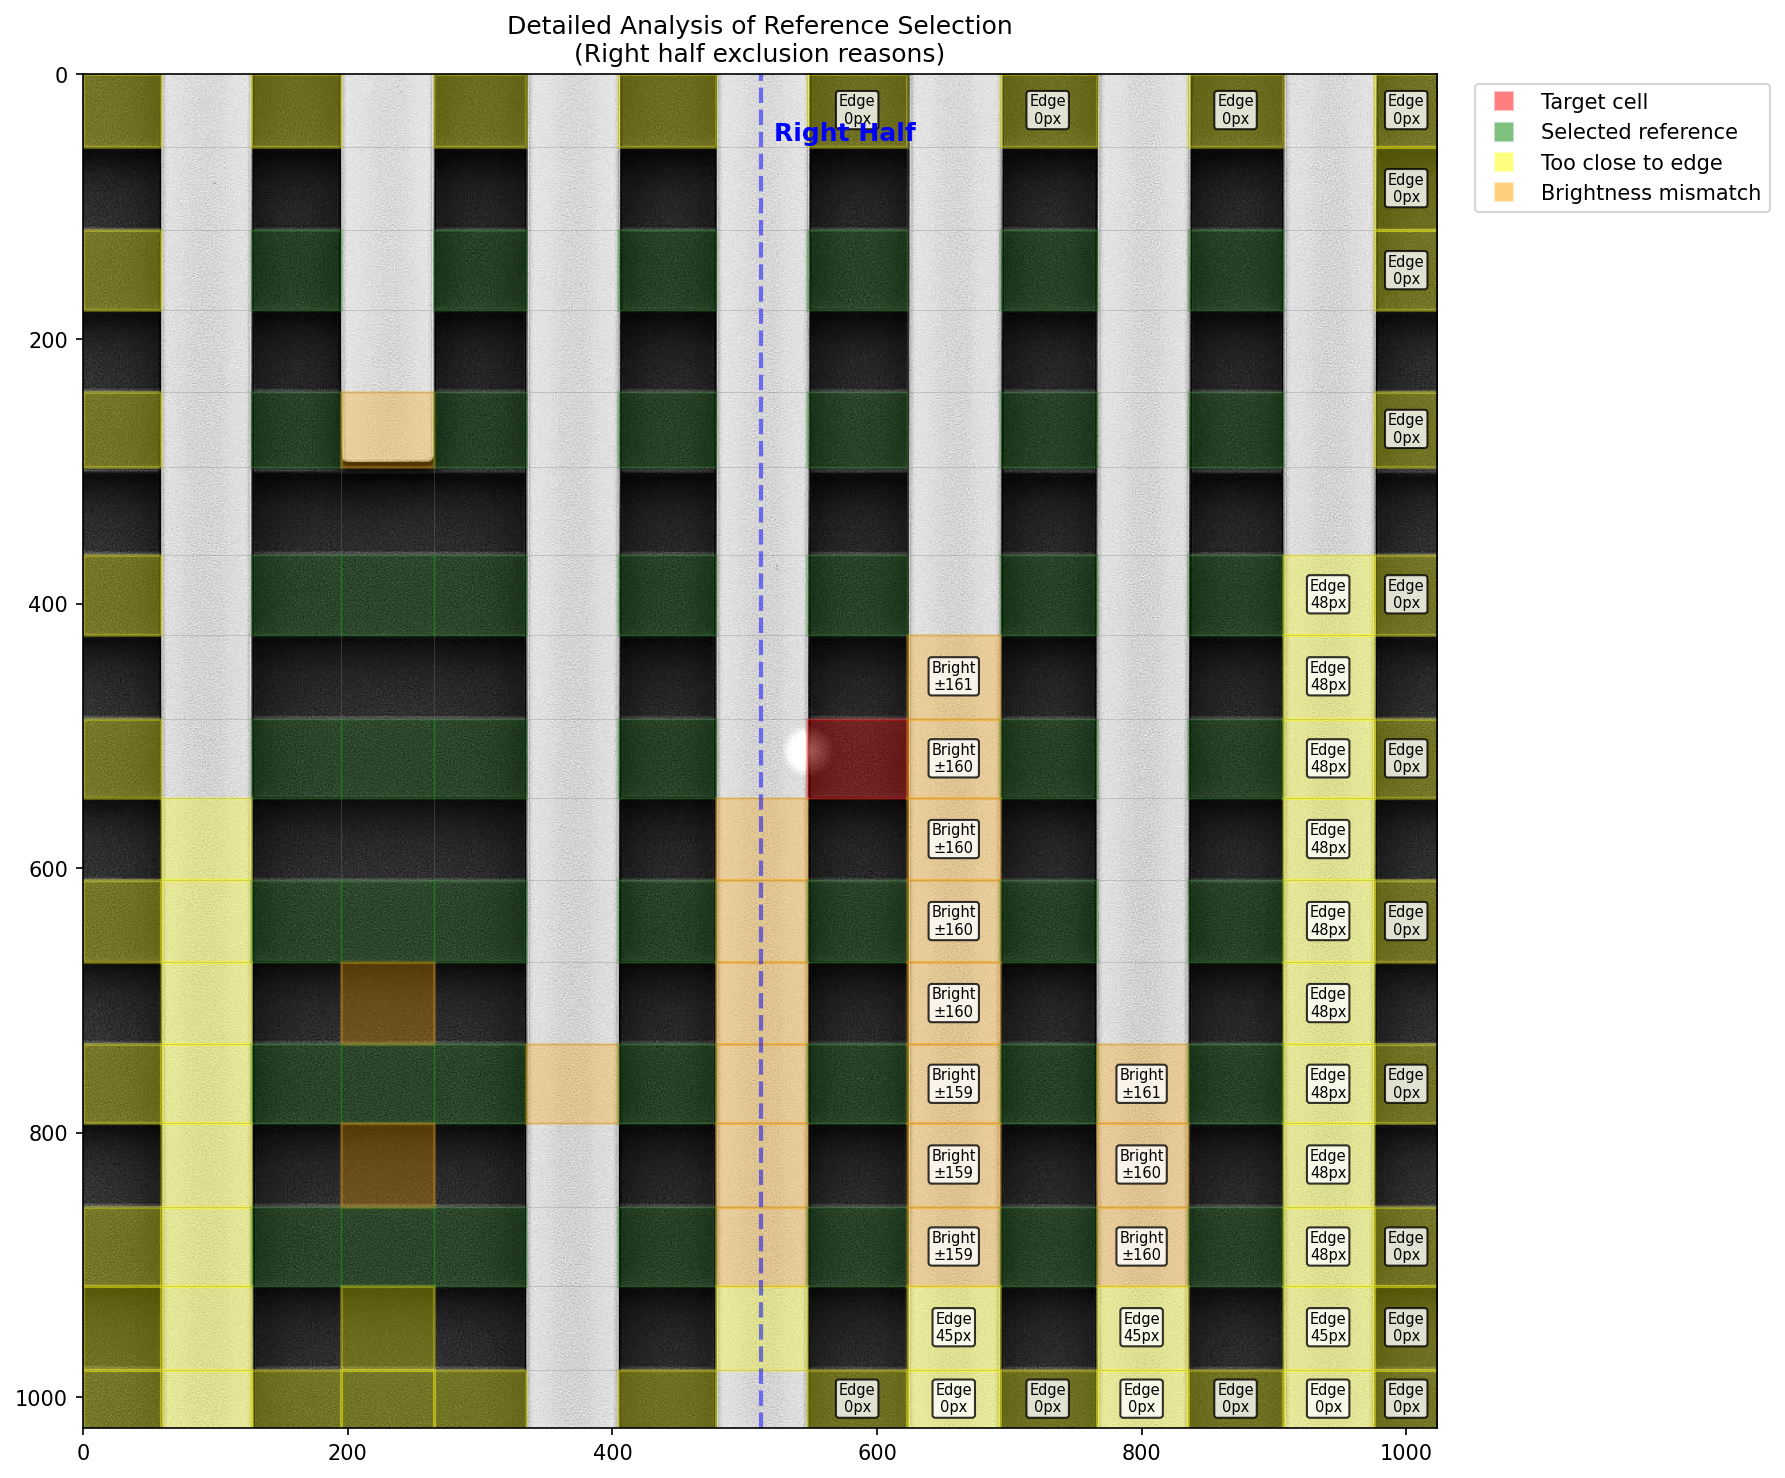

This chart was generated by the following Python code:
import numpy as np
from PIL import Image
import matplotlib.pyplot as plt
import matplotlib.patches as patches
from reference_finder import ReferenceFinder

# 初始化分析器
finder = ReferenceFinder('image_with_bump.jpg')
finder.detect_grid_lines()
finder.create_grid_cells()
finder.classify_cells()

# 使用者框選的缺陷區域
x1, y1 = 548, 494
x2, y2 = 560, 527
target_bbox = (x1, y1, x2-x1, y2-y1)

# 找出目標單元
target_cell = finder.find_target_cell(target_bbox)

# 找出參考單元
finder.find_reference_cells(target_cell, edge_margin=100, 
                           brightness_tolerance=10, size_tolerance=20)

# 創建詳細的視覺化
plt.ioff()
fig, ax = plt.subplots(1, 1, figsize=(12, 10))

# 顯示原圖
ax.imshow(finder.image_np, cmap='gray')
ax.set_title('Detailed Analysis of Reference Selection\n(Right half exclusion reasons)')

# 繪製網格線
for v_line in finder.vertical_lines:
    ax.axvline(x=v_line, color='gray', linewidth=0.3, alpha=0.5)
for h_line in finder.horizontal_lines:
    ax.axhline(y=h_line, color='gray', linewidth=0.3, alpha=0.5)

# 標記不同排除原因的單元
for cell in finder.grid_cells:
    if cell['type'] != 'gray':
        continue
        
    # 判斷排除原因
    is_excluded = True
    color = None
    label = None
    
    if cell == target_cell:
        color = 'red'
        label = 'Target'
        alpha = 0.3
    elif cell in finder.reference_cells:
        color = 'green'
        label = 'Selected'
        alpha = 0.2
        is_excluded = False
    elif cell['distance_to_edge'] < 100:
        color = 'yellow'
        label = f'Edge\n{cell["distance_to_edge"]}px'
        alpha = 0.3
    else:
        brightness_diff = abs(cell['mean_brightness'] - target_cell['mean_brightness'])
        if brightness_diff > 10:
            color = 'orange'
            label = f'Bright\n±{brightness_diff:.0f}'
            alpha = 0.3
    
    if color:
        rect = patches.Rectangle((cell['x1'], cell['y1']), 
                               cell['width'], cell['height'],
                               linewidth=1.5, edgecolor=color, 
                               facecolor=color, alpha=alpha)
        ax.add_patch(rect)
        
        # 對右半邊的單元添加標籤
        if cell['x1'] > finder.width // 2 and is_excluded and cell != target_cell:
            ax.text(cell['x1'] + cell['width']//2, cell['y1'] + cell['height']//2, 
                   label, color='black', fontsize=7, ha='center', va='center',
                   bbox=dict(boxstyle="round,pad=0.2", facecolor="white", alpha=0.8))

# 添加圖例
from matplotlib.lines import Line2D
legend_elements = [
    Line2D([0], [0], marker='s', color='w', markerfacecolor='red', markersize=10, alpha=0.5, label='Target cell'),
    Line2D([0], [0], marker='s', color='w', markerfacecolor='green', markersize=10, alpha=0.5, label='Selected reference'),
    Line2D([0], [0], marker='s', color='w', markerfacecolor='yellow', markersize=10, alpha=0.5, label='Too close to edge'),
    Line2D([0], [0], marker='s', color='w', markerfacecolor='orange', markersize=10, alpha=0.5, label='Brightness mismatch'),
]
ax.legend(handles=legend_elements, loc='upper left', bbox_to_anchor=(1.02, 1))

# 添加垂直線標記右半邊
ax.axvline(x=finder.width//2, color='blue', linewidth=2, linestyle='--', alpha=0.5)
ax.text(finder.width//2 + 10, 50, 'Right Half', color='blue', fontsize=12, weight='bold')

plt.tight_layout()
plt.savefig('reference_analysis_detailed.png', dpi=150, bbox_inches='tight')
plt.close()

print("Detailed visualization saved as 'reference_analysis_detailed.png'")
